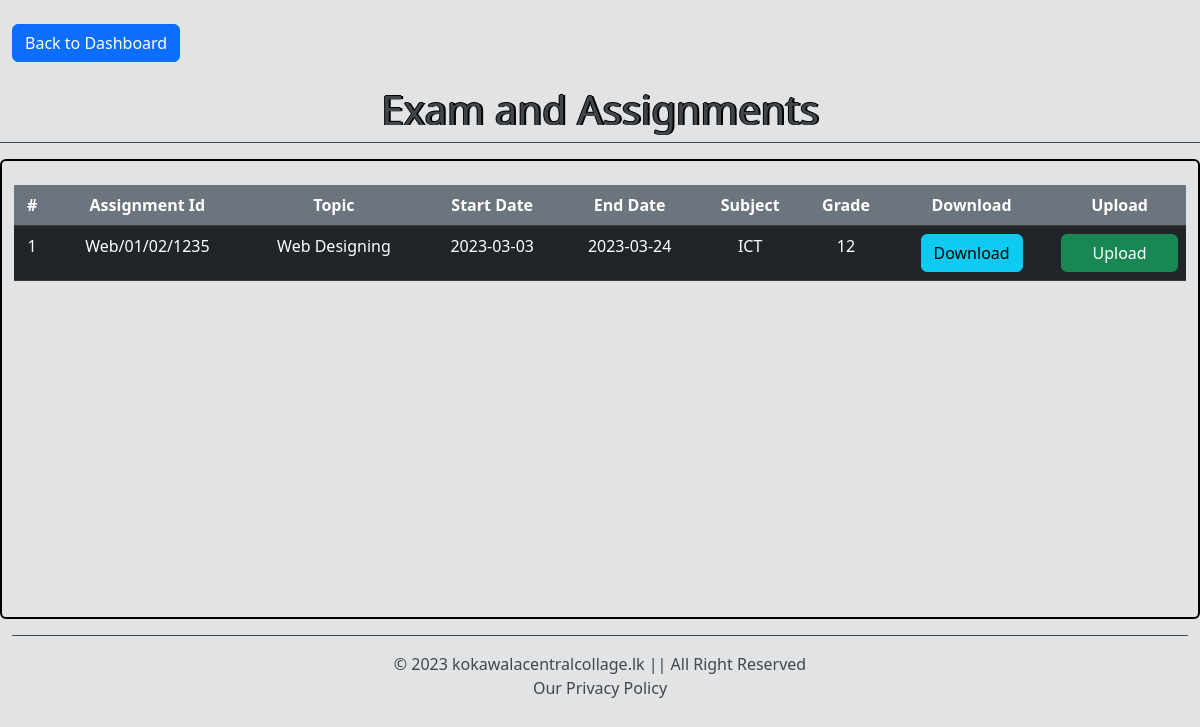
Page /Second_Assignment/stAssignmentSection.php on the committed database.
### tables this page shows
CREATE TABLE IF NOT EXISTS `add_new_assignments` (
  `id` int NOT NULL AUTO_INCREMENT,
  `assignment_id` varchar(100) NOT NULL,
  `topic` varchar(50) NOT NULL,
  `start_date` date NOT NULL,
  `end_date` date NOT NULL,
  `subject` varchar(50) NOT NULL,
  `grade` varchar(50) NOT NULL,
  `path` varchar(100) NOT NULL,
  PRIMARY KEY (`id`)
);

### Second_Assignment/stAssignmentSection.php (the view, shortened to what this page needs)
<!DOCTYPE html>
<html>
    <head>
        <link rel="stylesheet" href="bootstrap.css"/>
        <link rel="stylesheet" href="style.css"/>
    </head>
    <body class="list-group-item-secondary">
        <div class="container-fluid">
            <div class="row">
            <div class="col-12">
                    <br/>
                    <button class="btn btn-primary animation" onclick="backtoSDashboard();">Back to Dashboard</button>
                </div>
            </div>
            <div class="row">
                <div class="col-12 mt-4 text-center animation">
                    <h1 style="text-shadow: -1px 0 black, 2px 0 black, 0 -1px black;">Exam and Assignments</h1>
                </div>
                <hr class="animation"/>
                <div class="col-12 d1 animation">
                    <div class="row">
                        <div class="col-12">
                            <br/>
                            <table class="table table-responsive table-dark text-center animation">
                                <tr>
                                    <th class="bg-secondary">#</th>
                                    <th class="bg-secondary">Assignment Id</th>
                                    <th class="bg-secondary">Topic</th>
                                    <th class="bg-secondary">Start Date</th>
                                    <th class="bg-secondary">End Date</th>
                                    <th class="bg-secondary">Subject</th>
                                    <th class="bg-secondary">Grade</th>
                                    <th class="bg-secondary">Download</th>
                                    <th class="bg-secondary">Upload</th>
                                </tr>
                                <?php
                                $connection = new mysqli("localhost","root","Kh@17052002","student_management_system","3306");
                                $select = "SELECT * FROM `add_new_assignments`";
                                $rs = $connection->query($select);
                                $num = $rs->num_rows;
                                if($num > 0){
                                    while($result = mysqli_fetch_assoc($rs)){
                                        ?>
                                        <tr>
                                            <td><?php echo $result["id"]; ?></td>
                                            <td><?php echo $result["assignment_id"]; ?></td>
                                            <td><?php echo $result["topic"]; ?></td>
                                            <td><?php echo $result["start_date"]; ?></td>
                                            <td><?php echo $result["end_date"]; ?></td>
                                            <td><?php echo $result["subject"]; ?></td>
                                            <td><?php echo $result["grade"]; ?></td>
                                            <td>
                                                <a href="download.php?path=<?php echo $result["path"]; ?>" class="btn btn-info">Download</a>
                                            </td>
                                            <td>
                                            <button class="btn btn-success col-12" data-bs-toggle="modal" data-bs-target="#myModal">Upload</button>
                                            </td>
                                        </tr>
                                        <?php
                                    }
                                }
                                ?>
                            </table>
                        </div>
                    </div>
                </div>
            </div>
            <div class="row">
                <div class="col-12">
                    <hr class="animation"/>
                </div>
                <p class="animation text-center">&copy; 2023 kokawalacentralcollage.lk || All Right Reserved <br/> <span>Our Privacy Policy</span></p>
            </div>
        </div>
    </body>
</html>

### Second_Assignment/style.css (style rules this page uses)
.animation { opacity: 10%; transform: translateY(30px); animation: moveup 1s linear forwards; }
.d1 { height: 460px; border-style: solid; border-radius: 6px; border-color: black; border-width: 2px; overflow: hidden; overflow: scroll; }

### rows in the picture
add_new_assignments: id "1", assignment "Web/01/02/1235", topic "Web Designing", start_date "2023-03-03", end_date "2023-03-24", subject "ICT", grade "12"
